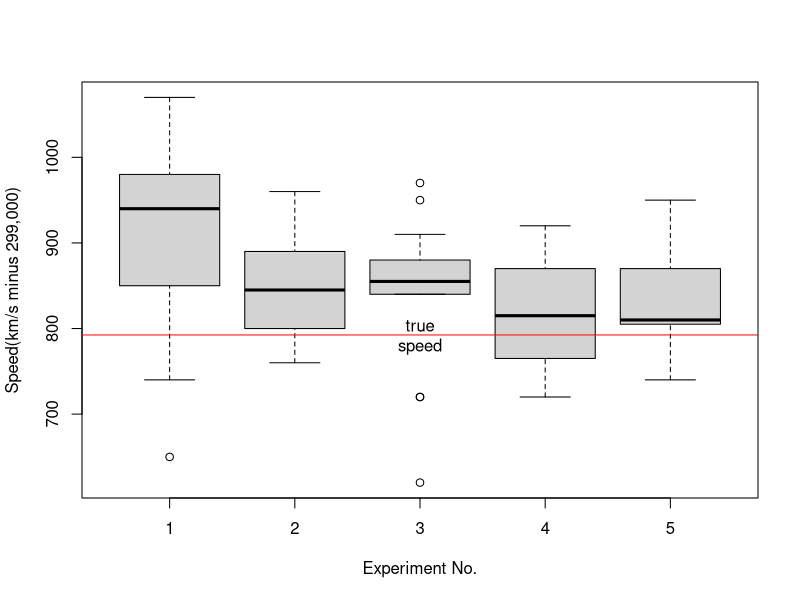

R code for this plot:
attach(morley)
boxplot(Speed ~ Expt, morley, xlab = "Experiment No.", ylab = "Speed(km/s minus 299,000)")
abline(h = 792.458, col = "red")
text(3,792.458, "true\nspeed")